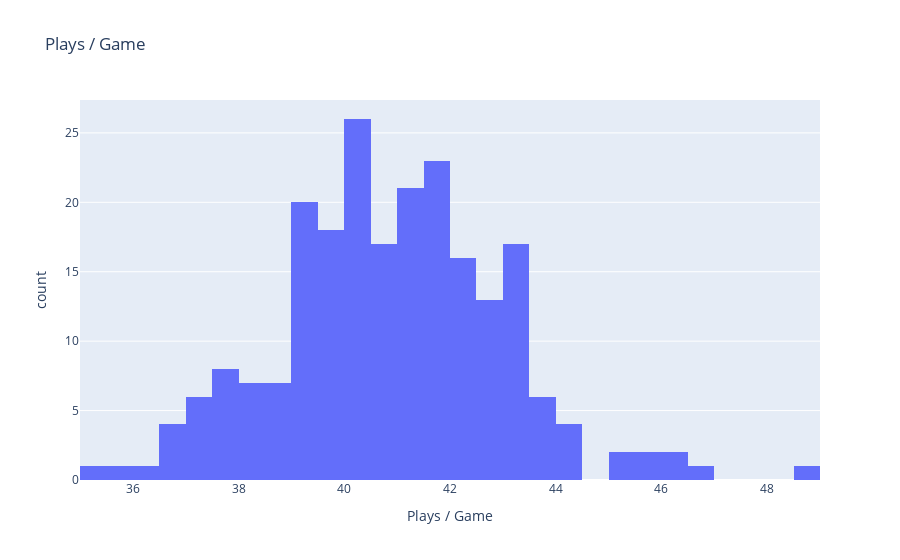

Source (notebook cell):
### Code cell
fig = px.histogram(
    data_frame=offense_tendencies,
    x='Plays / Game',
    title='Plays / Game'
)
fig.show()

### Figure 1 — Plotly figure (JSON) as saved in the notebook; plotly's stock layout.template omitted (floating-point values rounded to 4 significant figures; data arrays with more than 128 entries replaced by an {"elided": "..."} marker saying what was removed)
{"data": [{"bingroup": "x", "hovertemplate": "Plays / Game=%{x}<br>count=%{y}<extra></extra>", "legendgroup": "", "marker": {"color": "#636efa", "pattern": {"shape": ""}}, "name": "", "orientation": "v", "showlegend": false, "type": "histogram", "x": {"elided": "224 float values"}, "xaxis": "x", "yaxis": "y"}], "layout": {"barmode": "relative", "legend": {"tracegroupgap": 0}, "title": {"text": "Plays / Game"}, "xaxis": {"anchor": "y", "domain": [0, 1], "title": {"text": "Plays / Game"}}, "yaxis": {"anchor": "x", "domain": [0, 1], "title": {"text": "count"}}}}
